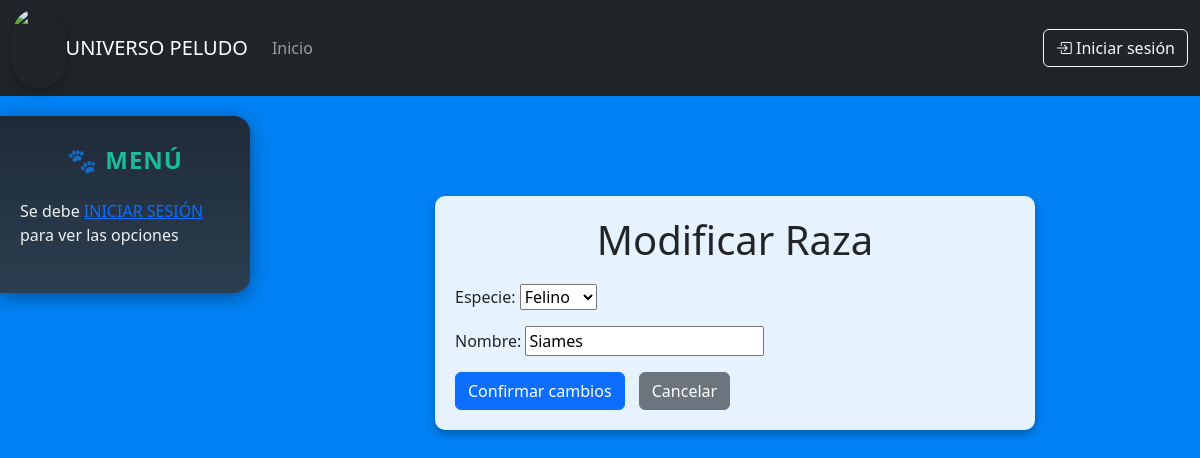
Page /modificar_raza/1 on the earlier database version.
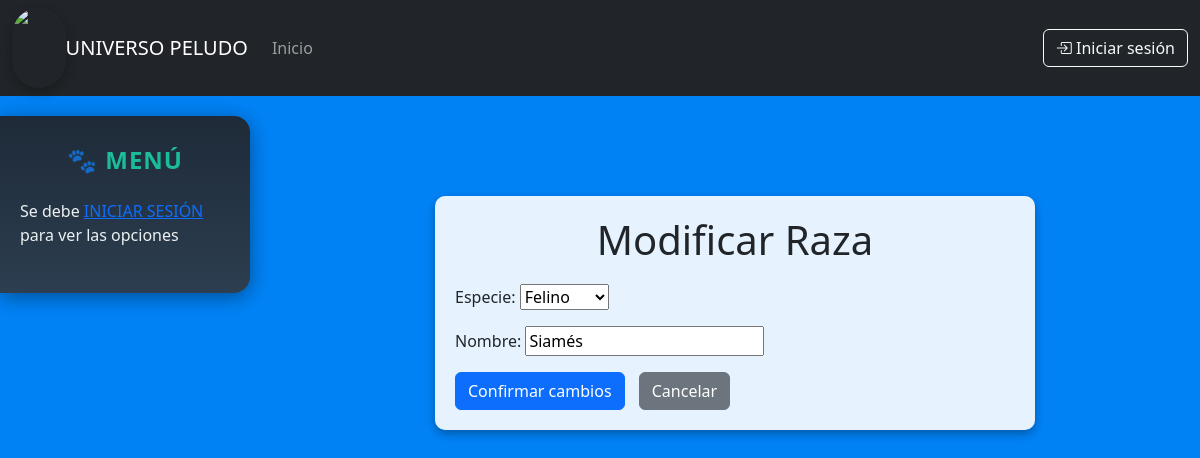
Same page on the later database version.
### apps/core/models.py (models this page shows, shortened)
class Especie(models.Model):
    nombre = models.CharField(max_length=80)
    descripcion = models.TextField(default="")
    def __str__(self):
        return f"{self.nombre}"

class Raza(models.Model):
    especie = models.ForeignKey(Especie, on_delete=models.SET_NULL, null=True, blank=True, related_name="especie")
    nombre = models.CharField(max_length=80)

### apps/core/views.py (the view)
# urls.py: path('modificar_raza/<int:raza_id>', modificar_raza,name='modificar_raza'),
def modificar_raza(request, raza_id):
    raza = get_object_or_404(Raza, id=raza_id) # type: ignore
    if request.method == 'POST':
        form = RazaForm(request.POST, instance=raza)
        if form.is_valid():
            form.save()  # Guarda los cambios
            return redirect('listar_razas')  # Redirige a la lista de razas después de la modificación
    else:
        form = RazaForm(instance=raza)  # Prellenamos el formulario con la instancia existente
    return render(request, 'raza/modificarRaza.html', {'form': form})

### apps/core/forms.py
class RazaForm(forms.ModelForm):
    class Meta:
        model= Raza
        fields=["especie", "nombre"]

### apps/core/templates/raza/modificarRaza.html (shortened to what this page needs)
{% extends "base.html" %}
{% block content %}
    <div class="form-container">
        <h1>Modificar Raza</h1>
        <form method="post">
            {{form.as_p}}
            <button type="submit"class="btn btn-primary">Confirmar cambios</button>
            <a href="{% url 'listar_razas' %}" class="btn btn-secondary">Cancelar</a>
        </form>
    </div>
{% endblock %}

Differences in the rows shown:
changed through a linked row, Especie: nombre "Siames" → "Siamés"
